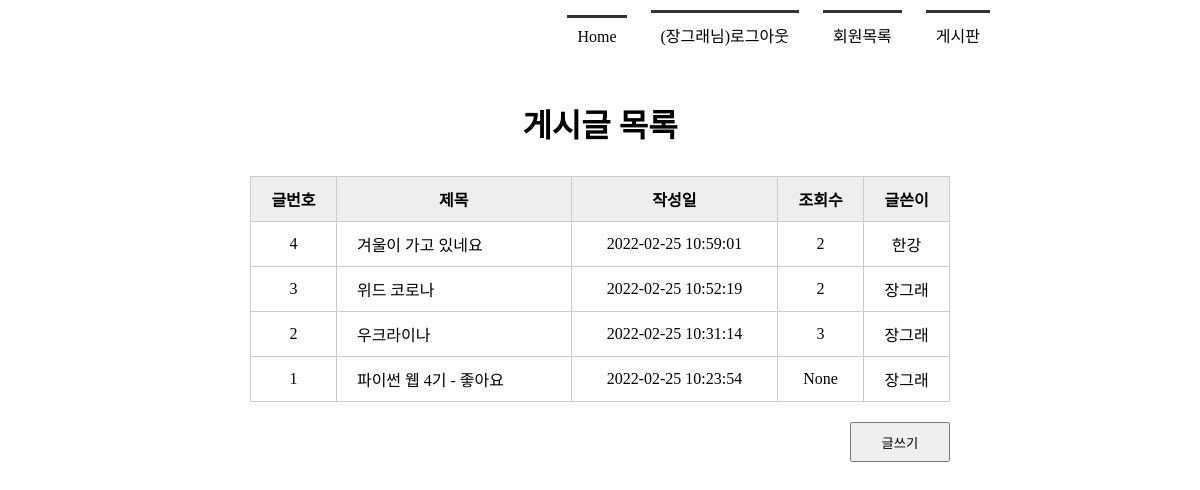
The page /boardlist/ (signed in) on the database its author committed.
### tables this page shows
CREATE TABLE board(
            bno integer PRIMARY KEY AUTOINCREMENT,
            title text NOT NULL,
            content text NOT NULL,
            createDate timestamp date DEFAULT (datetime('now', 'localtime')),
            hit integer,
            mid char(5) NOT NULL,
            FOREIGN KEY(mid) REFERENCES member(mid) ON DELETE CASCADE
        );

### app.py (the view)
@app.route('/boardlist/')
def boardlist():
    rs = select_board()
    return render_template('boardlist.html', rs = rs)

### model/model_board.py (called while the page is built)
def select_board():
    conn = getconn()
    cur = conn.cursor()
    sql = "SELECT * FROM board ORDER BY bno DESC"
    cur.execute(sql)
    rs = cur.fetchall()
    conn.close()
    return rs

### model/model_member.py (called while the page is built)
def getconn():
    conn = sqlite3.connect("./members.db")
    return conn

### templates/boardlist.html (shortened to what this page needs)
<!DOCTYPE html>
<html lang="en">
<head>
    <link rel="stylesheet" href="{{ url_for('static', filename='style.css')  }}">
</head>
<body>
    <div id="container">
        {% include 'navbar.html' %}
        <section>
            <h1>게시글 목록</h1>
            <table class="tbl_board">
                <tr>
                    <th>글번호</th><th>제목</th><th>작성일</th><th>조회수</th><th>글쓴이</th>
                </tr>
                {% for i in rs %}
                <tr>
                    <td>{{ i[0] }}</td>
                    <td><a href="{{ url_for('board_view', bno=i[0]) }}">{{ i[1] }}</a></td>
                    <td>{{ i[3] }}</td>
                    <td>{{ i[4] }}</td>
                    <td>{{ i[5] }}</td>
                </tr>
                {% endfor %}
            </table>
            <div class="btn_write">
                <button type="button"
                        onclick="location.href='/writing/'">글쓰기</button>
            </div>
        </section>
    </div>
</body>
</html>

### static/style.css (style rules this page uses)
* { margin: 0; padding: 0; }
#container { width: 1000px; margin: 0 auto; }
section { text-align: center; }
section h1 { font-size: 2em; margin-bottom: 30px; }
section table { width: 600px; margin:0 auto; border-collapse: collapse; }
section table, th, td { border: 1px solid #ccc; padding: 10px }
section .tbl_board { width: 700px; }
section .tbl_board th { background: #eee; }
section .tbl_board a { text-decoration: none; color: #000; }
section .tbl_board td:nth-child(2) { text-align: left; padding-left: 20px }
section .btn_write { text-align: right; margin: 20px 150px; }
section .btn_write button { width: 100px; height: 40px; }

### rows shown on the page
board: bno "4", title "겨울이 가고 있네요", createDate "2022-02-25 10:59:01", hit "2", mid "한강"
board: bno "3", title "위드 코로나", createDate "2022-02-25 10:52:19", hit "2", mid "장그래"
board: bno "2", title "우크라이나", createDate "2022-02-25 10:31:14", hit "3", mid "장그래"
board: bno "1", title "파이썬 웹 4기 - 좋아요", createDate "2022-02-25 10:23:54", i "None", mid "장그래"

### other values the page prints
{{ session['userName'] }} "장그래"
